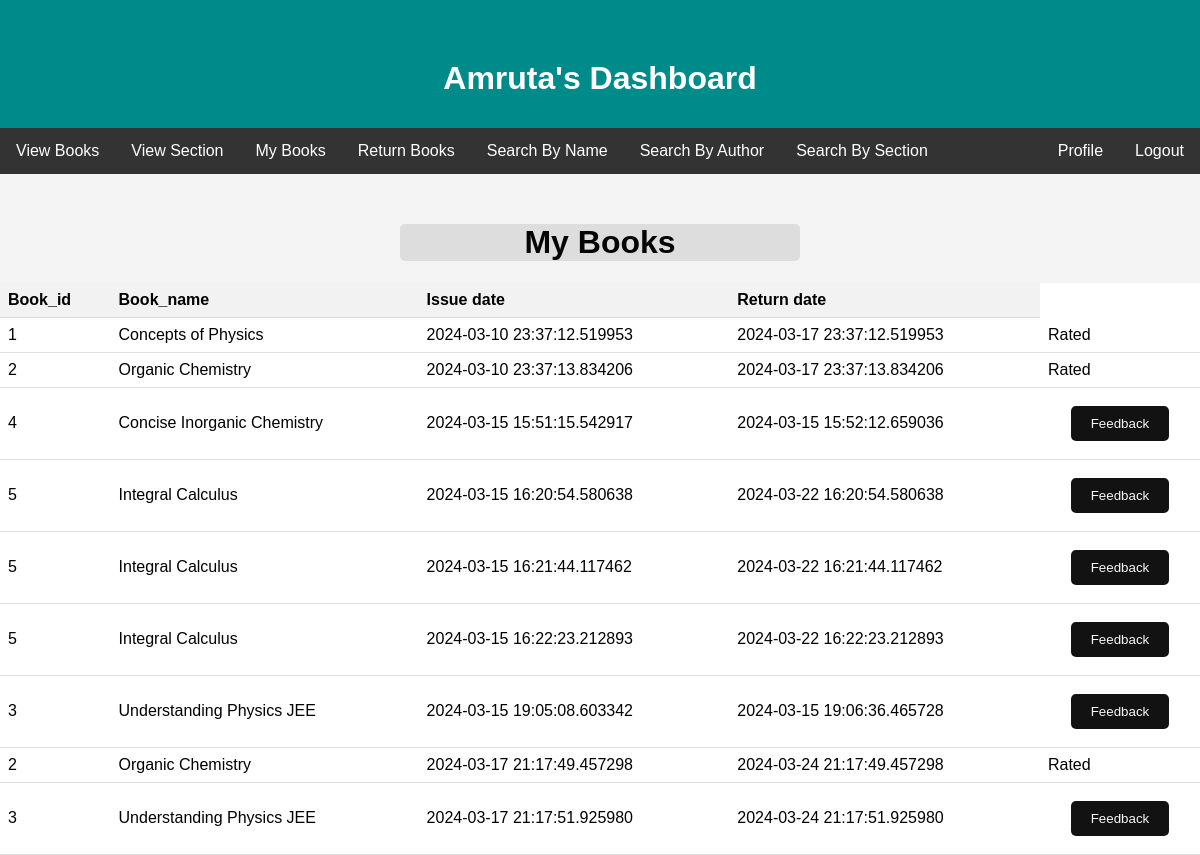
Page /MyBooks (signed in) on the earlier database version.
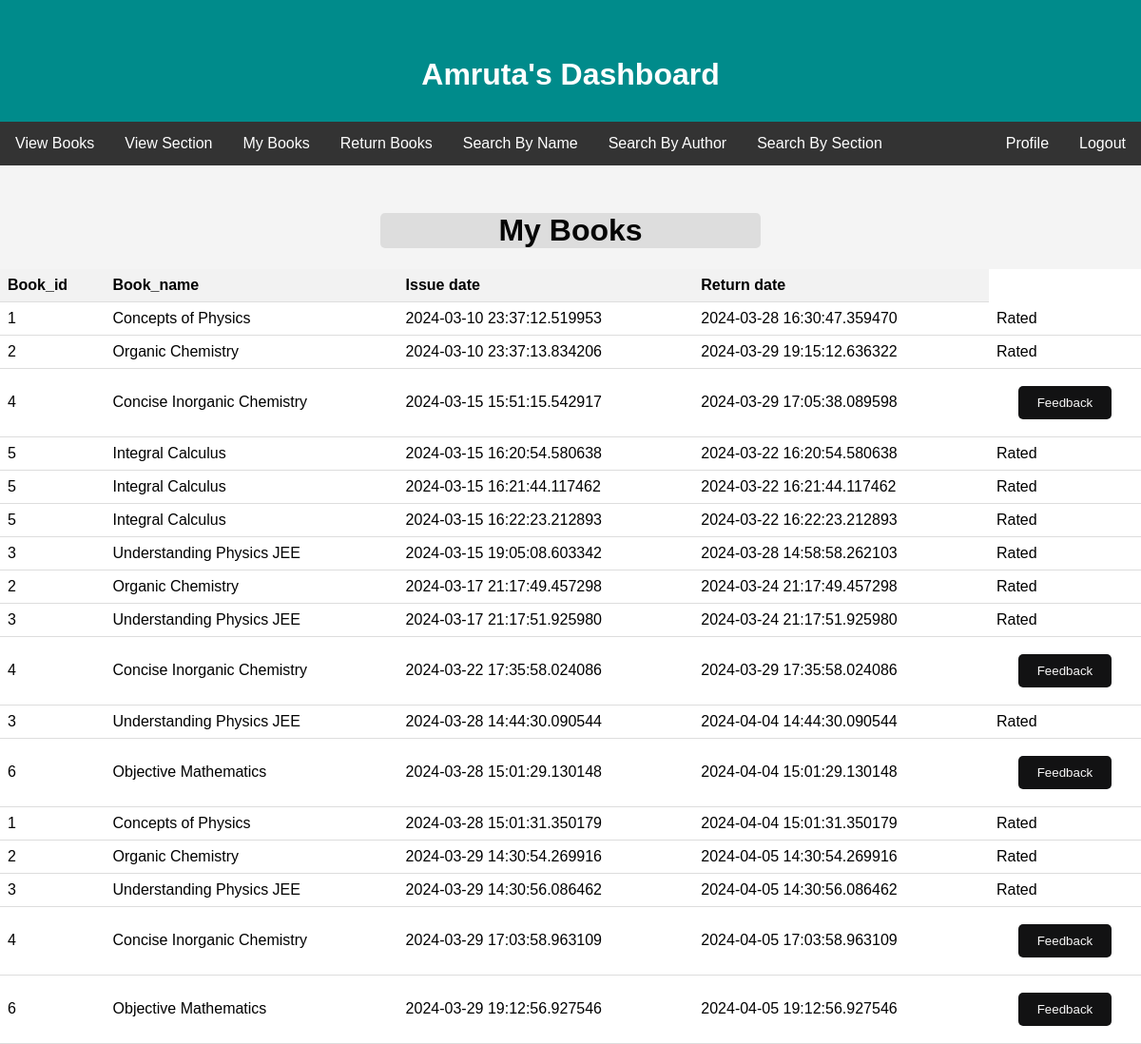
Same page on the later database version.
### application/models.py (models this page shows, shortened)
class UserRecord(db.Model):
    record_id = db.Column(db.Integer, primary_key=True, autoincrement=True)
    user_id = db.Column(db.Integer, db.ForeignKey('user.user_id'), nullable=False)
    book_id = db.Column(db.Integer, db.ForeignKey('book.book_id'), nullable=False)
    issue_date = db.Column(db.DateTime, nullable=False)
    return_date = db.Column(db.DateTime, nullable=False, default= issue_date + timedelta(days=7))

class Book(db.Model):
    book_id = db.Column(db.Integer, primary_key=True, autoincrement=True)
    name = db.Column(db.String(80), unique=True, nullable=False)
    section_name = db.Column(db.String(80), nullable=False)
    author_name = db.Column(db.String(80),  nullable=False)
    publisher_name = db.Column(db.String(80), nullable=False)
    description = db.Column(db.String(120), unique=True, nullable=False)
    date_created = db.Column(db.DateTime, nullable=False)
    price = db.Column(db.Integer, nullable=False)
    keywords = db.Column(db.String(80), unique=True, nullable=False)

### application/routes.py (the view)
@app.route('/MyBooks',methods=['GET','POST'])
def MyBooks():
    user_id = session.get('user')['user_id']
    if not session.get('user'):
        return redirect(url_for('login'))
    if session.get('user')['role'] != 'customer':
        return redirect(url_for('login'))
    book_ids = [feedback.book_id for feedback in Feedback.query.filter_by(user_id=user_id).all()]
    Mybook_info = db.session.query(UserRecord,Book).join(Book,UserRecord.book_id==Book.book_id).filter(UserRecord.user_id==user_id).all()
    return render_template('MyBooks.html',records=Mybook_info,f_id=book_ids)

### templates/MyBooks.html (shortened to what this page needs)
<!DOCTYPE html>
<html lang="en">
<head>
</head>
<body>
    <table>
        <header>
            <h1>{{session['user']['name']}}'s Dashboard</h1>
        </header>
        <nav>
            <a href="/Books">View Books</a>
            <a href="/view_section_user">View Section</a>
            <a href="/MyBooks">My Books</a>
            <a href="/return_book">Return Books</a>
            <a href="/search">Search By Name</a>
            <a href="/searchByAuthor">Search By Author</a>
            <a href="/searchBySection">Search By Section</a>
            <div style="float:right"><a href="/logout">Logout</a></div>
            <div style="float:right"><a href="/user_stats">Profile</a></div>
        </nav>
        <h1 class="heading">My Books</h1>
        <tr>
            <th>Book_id</th>
            <th>Book_name</th>
            <th>Issue date</th>
            <th>Return date</th>
        </tr>
        {% for record,book in records %}
        <tr>
            <td>{{record['book_id']}}</td>
            <td>{{book['name']}}</td>
            <td>{{record['issue_date']}}</td>
            <td>{{record['return_date']}}</td>
            {% if record['book_id'] not in f_id %}
                <td><button><a href="{{url_for('feedback',user_id=record['user_id'],book_id=record['book_id'])}}">Feedback</button></td>
            {% else %}
                <td>Rated</td>
            {% endif %}
        </tr>
        {% endfor %}
    </table>
</body>
</html>

Differences in the rows shown:
changed UserRecord (number 1 of 17 on the later page): return_date "2024-03-17 23:37:12.519953" → "2024-03-28 16:30:47.359470"
changed UserRecord (number 2 of 17 on the later page): return_date "2024-03-17 23:37:13.834206" → "2024-03-29 19:15:12.636322"
changed UserRecord (number 3 of 17 on the later page): return_date "2024-03-15 15:52:12.659036" → "2024-03-29 17:05:38.089598"
computed for UserRecord (number 4 of 17 on the later page): text "Feedback" → "Rated"
computed for UserRecord (number 5 of 17 on the later page): text "Feedback" → "Rated"
computed for UserRecord (number 6 of 17 on the later page): text "Feedback" → "Rated"
changed UserRecord (number 7 of 17 on the later page): return_date "2024-03-15 19:06:36.465728" → "2024-03-28 14:58:58.262103"; text "Feedback" → "Rated"
computed for UserRecord (number 9 of 17 on the later page): text "Feedback" → "Rated"
added UserRecord: book_id "4", name "Concise Inorganic Chemistry", issue_date "2024-03-22 17:35:58.024086", return_date "2024-03-29 17:35:58.024086"
added UserRecord: book_id "3", name "Understanding Physics JEE", issue_date "2024-03-28 14:44:30.090544", return_date "2024-04-04 14:44:30.090544", shows "Rated"
added UserRecord: book_id "6", name "Objective Mathematics", issue_date "2024-03-28 15:01:29.130148", return_date "2024-04-04 15:01:29.130148"
added UserRecord: book_id "1", name "Concepts of Physics", issue_date "2024-03-28 15:01:31.350179", return_date "2024-04-04 15:01:31.350179", shows "Rated"
added UserRecord: book_id "2", name "Organic Chemistry", issue_date "2024-03-29 14:30:54.269916", return_date "2024-04-05 14:30:54.269916", shows "Rated"
added UserRecord: book_id "3", name "Understanding Physics JEE", issue_date "2024-03-29 14:30:56.086462", return_date "2024-04-05 14:30:56.086462", shows "Rated"
added UserRecord: book_id "4", name "Concise Inorganic Chemistry", issue_date "2024-03-29 17:03:58.963109", return_date "2024-04-05 17:03:58.963109"
added UserRecord: book_id "6", name "Objective Mathematics", issue_date "2024-03-29 19:12:56.927546", return_date "2024-04-05 19:12:56.927546"
